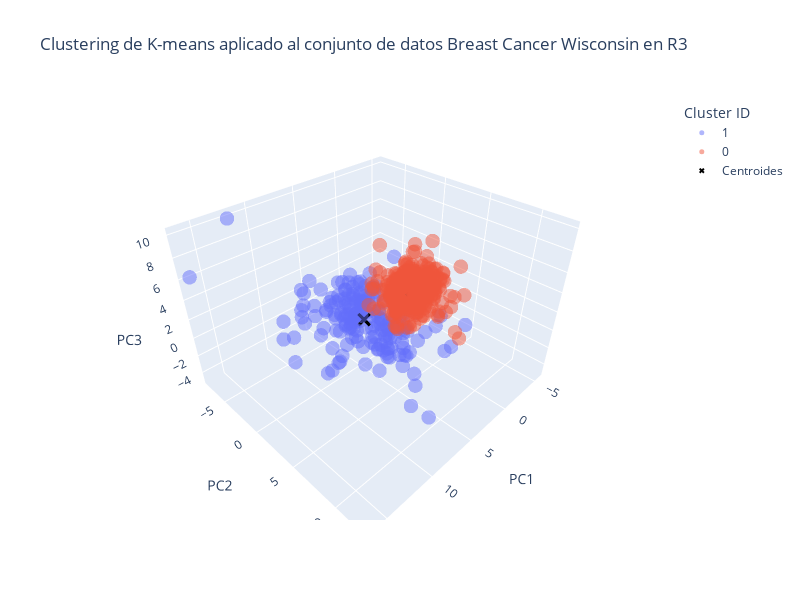

The code cell stored with this chart in its notebook:
### Markdown cell above
# Aplicando K-means al conjunto de datos Breast Cancer Wisconsin
Después de reducir la dimensionalidad del conjunto de datos utilizando PCA, podemos aplicar K-means para realizar un análisis de clustering. K-means es un algoritmo de clustering que intenta dividir el conjunto de datos en K grupos (clusters) disjuntos, minimizando la suma de las distancias al cuadrado entre los puntos y el centroide de su cluster correspondiente.

En este caso, utilizaremos el objeto `KMeans` de scikit-learn para aplicar el algoritmo K-means al conjunto de datos Breast Cancer Wisconsin reducido a tres dimensiones con PCA.

### Code cell
from sklearn.cluster import KMeans

pca_3d = PCA(n_components=3)
X_pca_3d = pca_3d.fit_transform(X_scaled)

# Aplicar K-means con 2 clusters al conjunto de datos reducido a 3 dimensiones
kmeans = KMeans(n_clusters=2, random_state=0)
kmeans_labels = kmeans.fit_predict(X_pca_3d)

# Crear un DataFrame con los datos reducidos y las etiquetas de clustering
dataset_pca_3d = pd.DataFrame(X_pca_3d, columns=['PC1', 'PC2', 'PC3'])
dataset_pca_3d['Cluster'] = kmeans_labels.astype(str)  # Convertir a string para mejorar la visualización de colores categóricos

# Crear una visualización 3D de los datos y los clusters
fig = px.scatter_3d(dataset_pca_3d, x='PC1', y='PC2', z='PC3', color='Cluster',
                    title='Clustering de K-means aplicado al conjunto de datos Breast Cancer Wisconsin en R3',
                    labels={'Cluster': 'Cluster ID'}, width=800, height=600)

# Ajustar la transparencia y el tamaño del marker para los nodos
fig.update_traces(marker=dict(size=5, opacity=0.5))  # Reducir el tamaño y añadir transparencia

# Añadir los centroides de los clusters al gráfico
centroids = pd.DataFrame(kmeans.cluster_centers_, columns=['PC1', 'PC2', 'PC3'])
fig.add_scatter3d(x=centroids['PC1'], y=centroids['PC2'], z=centroids['PC3'], mode='markers',
                  marker=dict(size=5, color='black', symbol='x'), name='Centroides')  # Tamaño reducido para los centroides

fig.update_layout(legend_title_text='Cluster ID')
fig.show()

### Figure 1 — Plotly figure (JSON) as saved in the notebook; plotly's stock layout.template omitted (floating-point values rounded to 4 significant figures; data arrays with more than 128 entries replaced by an {"elided": "..."} marker saying what was removed)
{"data": [{"hovertemplate": "Cluster ID=1<br>PC1=%{x}<br>PC2=%{y}<br>PC3=%{z}<extra></extra>", "legendgroup": "1", "marker": {"color": "#636efa", "opacity": 0.5, "size": 5, "symbol": "circle"}, "mode": "markers", "name": "1", "scene": "scene", "showlegend": true, "type": "scatter3d", "x": {"elided": "189 float values"}, "y": {"elided": "189 float values"}, "z": {"elided": "189 float values"}}, {"hovertemplate": "Cluster ID=0<br>PC1=%{x}<br>PC2=%{y}<br>PC3=%{z}<extra></extra>", "legendgroup": "0", "marker": {"color": "#EF553B", "opacity": 0.5, "size": 5, "symbol": "circle"}, "mode": "markers", "name": "0", "scene": "scene", "showlegend": true, "type": "scatter3d", "x": {"elided": "380 float values"}, "y": {"elided": "380 float values"}, "z": {"elided": "380 float values"}}, {"marker": {"color": "black", "size": 5, "symbol": "x"}, "mode": "markers", "name": "Centroides", "type": "scatter3d", "x": [-2.185, 4.393], "y": [0.01869, -0.03757], "z": [0.08797, -0.1769]}], "layout": {"height": 600, "legend": {"title": {"text": "Cluster ID"}, "tracegroupgap": 0}, "scene": {"domain": {"x": [0, 1], "y": [0, 1]}, "xaxis": {"title": {"text": "PC1"}}, "yaxis": {"title": {"text": "PC2"}}, "zaxis": {"title": {"text": "PC3"}}}, "title": {"text": "Clustering de K-means aplicado al conjunto de datos Breast Cancer Wisconsin en R3"}, "width": 800}}
